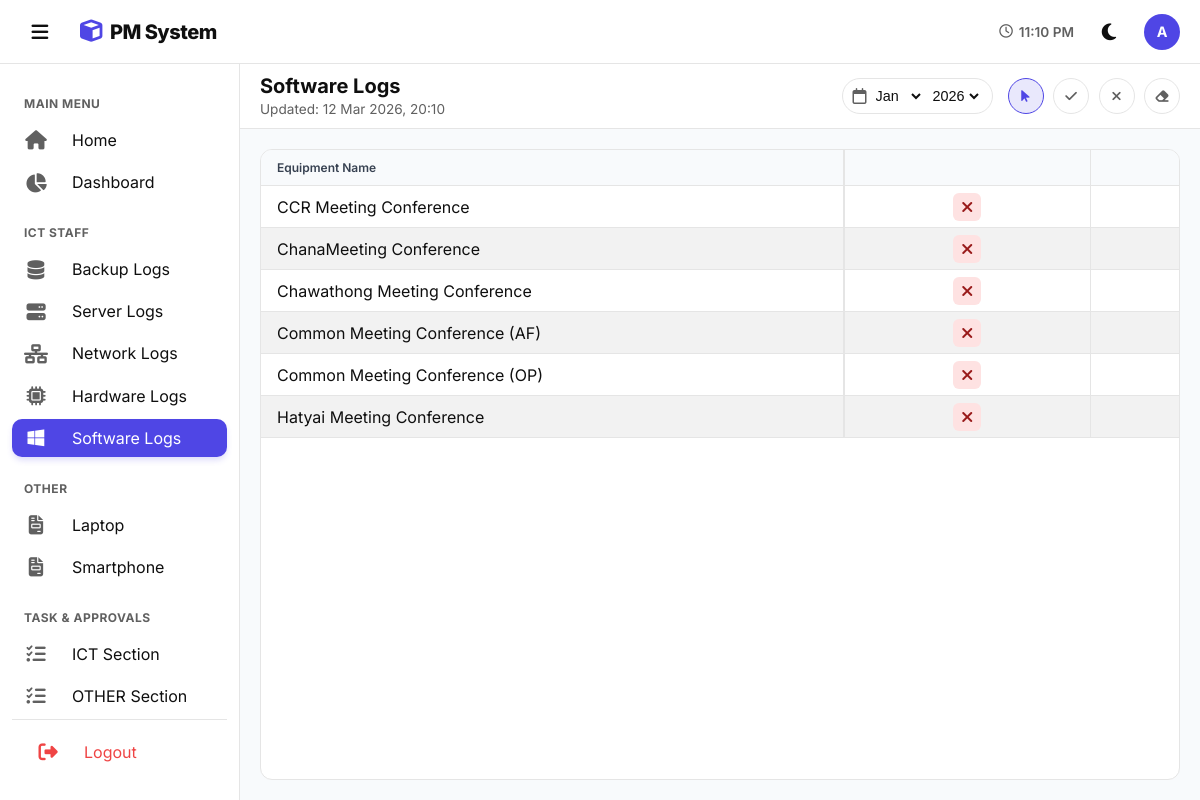
/Software_log/software.php?month=1&year=2026 (signed in), run on an earlier commit of the app's database.
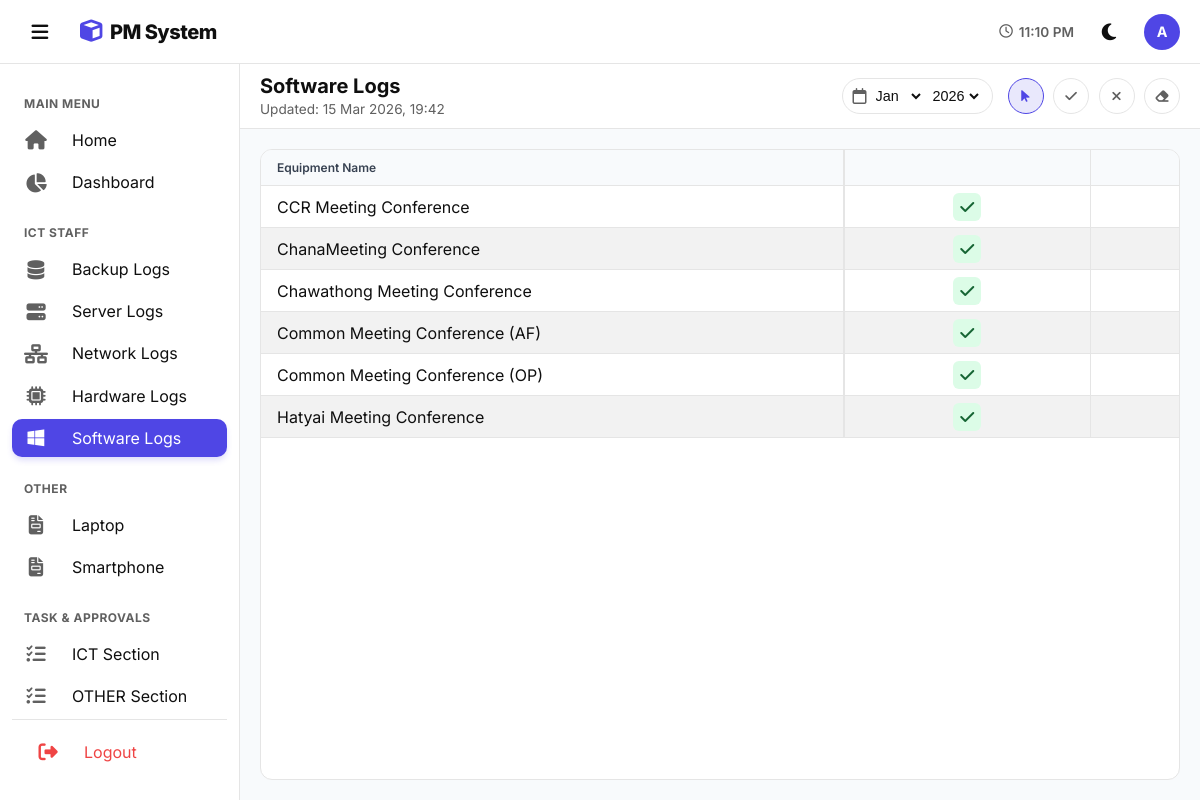
And on a later commit of the database.
### tables this page shows
CREATE TABLE `custom_pages` (
  `id` int(11) NOT NULL,
  `page_name` varchar(255) NOT NULL,
  `created_at` timestamp NOT NULL DEFAULT current_timestamp()
);

CREATE TABLE `software_logs` (
  `id` int(11) NOT NULL,
  `equipment_name` varchar(255) DEFAULT NULL,
  `month` int(11) DEFAULT NULL,
  `year` int(11) DEFAULT 2026,
  `task_8` tinyint(1) DEFAULT NULL COMMENT 'Review and Check application updates (6M)',
  `task_9` tinyint(1) DEFAULT NULL COMMENT 'Window Update (6M)',
  `last_updated` datetime DEFAULT NULL ON UPDATE current_timestamp(),
  `sub_by` varchar(100) DEFAULT NULL,
  `sub_at` datetime DEFAULT NULL,
  `sub_note` longtext DEFAULT NULL,
  `app_by` varchar(100) DEFAULT NULL,
  `app_at` datetime DEFAULT NULL,
  `app_comment` longtext DEFAULT NULL
);

### Software_log/software.php (the view, shortened to what this page needs)
<?php
$current_page = 'software';
$path = '../';
include '../db.php';
$TABLE_NAME = 'software_logs';
$PAGE_TITLE  = 'Software Logs';
$task_headers = [];
$q_task = $conn->query("SELECT * FROM master_tasks WHERE system_type='software' ORDER BY CAST(SUBSTRING(column_name, 6) AS UNSIGNED) ASC");
if ($q_task && $q_task->num_rows > 0) {
    while ($task_row = $q_task->fetch_assoc()) {
        $task_headers[$task_row['column_name']] = [
            'label' => $task_row['task_label'] . "<br><small>(" . $task_row['frequency'] . ")</small>",
            'freq'  => $task_row['frequency']
        ];
    }
} else {
    $task_headers['task_1'] = ['label' => 'Task 1<br><small>(Default)</small>', 'freq' => 'M'];
}
$cur_m = isset($_GET['month']) ? (int)$_GET['month'] : (int)date('m');
$cur_y = isset($_GET['year'])  ? (int)$_GET['year']  : (int)date('Y');
$years = range(2026, 2030);
$month_names = [1=>"Jan",2=>"Feb",3=>"Mar",4=>"Apr",5=>"May",6=>"June",7=>"Jul",8=>"Aug",9=>"Sep",10=>"Oct",11=>"Nov",12=>"Dec"];
$result = $conn->query("SELECT * FROM $TABLE_NAME WHERE month=$cur_m AND year=$cur_y ORDER BY equipment_name ASC");
$table_data  = [];
if ($res = $result) {
    while ($r = $res->fetch_assoc()) {
        $table_data[] = $r;
    }
}
$q_time = $conn->query("SELECT MAX(last_updated) as latest FROM $TABLE_NAME WHERE month=$cur_m AND year=$cur_y");
$r_time = $q_time->fetch_assoc();
$global_last_update = $r_time['latest'] ? date('d M Y, H:i', strtotime($r_time['latest'])) : '-';
?>
<!DOCTYPE html>
<html lang="en">
<head>
    <link rel="stylesheet" href="https://cdnjs.cloudflare.com/ajax/libs/font-awesome/6.4.0/css/all.min.css">
    <link rel="stylesheet" href="../css/layout.css">
    <link rel="stylesheet" href="../Software_log/css/software.css">
    <link rel="stylesheet" href="../css/theme.css">
</head>
<body>
    <?php include '../components/header_nav.php'; ?>
    <main class="main">
        <div class="controls-bar">
            <div class="page-head"><h1><?=$PAGE_TITLE?></h1><small>Updated: <span id="lastUpd"><?=$global_last_update?></span></small></div>
            <div class="filters">
                <form method="GET" class="picker">
                    <i class="fa-regular fa-calendar" style="color:var(--text-sub)"></i>
                    <select name="month" onchange="this.form.submit()"><?php foreach($month_names as $n=>$mn) echo "<option value='$n' ".($n==$cur_m?'selected':'').">$mn</option>"; ?></select>
                    <select name="year"  onchange="this.form.submit()"><?php foreach($years as $yr) echo "<option value='$yr' ".($yr==$cur_y?'selected':'').">$yr</option>"; ?></select>
                </form>
                <div class="actions">
                    <button class="active-view" onclick="setTool('safe',this)"><i class="fa-solid fa-arrow-pointer"></i></button>
                    <button onclick="setTool(1,this)"><i class="fa-solid fa-check"></i></button>
                    <button onclick="setTool(0,this)"><i class="fa-solid fa-xmark"></i></button>
                    <button onclick="setTool(null,this)"><i class="fa-solid fa-eraser"></i></button>
                </div>
            </div>
        </div>
        <div class="table-wrap">
            <div class="table-card">
                <div class="scroll-area" id="scrollBox">
                    <table id="tbl">
                        <thead>
                            <tr>
                                <th class="sticky-col">Equipment Name</th>
                                <?php foreach($task_headers as $k => $t):
                                    $is_due = false;
                                ?>
                                    <th class="<?=$is_due?'th-due':''?>" ondblclick="fillCol('<?=$k?>')" style="cursor:pointer; min-width:120px;"><?=$t['label']?></th>
                                <?php endforeach; ?>
                            </tr>
                        </thead>
                        <tbody>
                            <?php if(!empty($table_data)): foreach($table_data as $log):
                                $name = $log['equipment_name'];
                            ?>
                            <tr>
                                <td class="sticky-col"><?=$name?></td>
                                <?php foreach($task_headers as $k => $v):
                                    $val  = isset($log[$k]) ? $log[$k] : null;
                                    $cls  = ($val==='1'||$val===1) ? 'st-ok'  : (($val==='0'||$val===0) ? 'st-fail' : 'st-null');
                                    $icon = ($val==='1'||$val===1) ? '<i class="fa-solid fa-check"></i>' : (($val==='0'||$val===0) ? '<i class="fa-solid fa-xmark"></i>' : '');
                                    $dval = ($val === null) ? 'null' : $val;
                                ?>
                                    <td class="c-wrap" data-sys="<?=$name?>" data-col="<?=$k?>" data-val="<?=$dval?>"><div class="cell-btn <?=$cls?>"><?=$icon?></div></td>
                                <?php endforeach; ?>
                            </tr>
                            <?php endforeach; else: ?>
                            <tr><td colspan="<?=count($task_headers)+2?>" style="text-align:center;padding:30px;color:var(--text-sub)">ไม่พบข้อมูล</td></tr>
                            <?php endif; ?>
                        </tbody>
                    </table>
                </div>
            </div>
        </div>
    </main>
</body>
</html>

### components/header_nav.php (shortened to what this page needs)
<?php
$p = isset($path) ? $path : '../';
$current_page = isset($current_page) ? $current_page : '';
?>
<header class="header">
    <div class="header-left">
        <button class="menu-btn" id="toggleBtn" onclick="toggleSidebar()">
            <i class="fa-solid fa-bars"></i>
        </button>
        <div class="logo">
            <i class="fa-solid fa-cube"></i> PM System
        </div>
    </div>
    <div class="header-right" style="display:flex;align-items:center;gap:15px">
        <span style="font-size:0.85rem; font-weight:600; color:var(--text-sub); display:flex; align-items:center; gap:6px;">
            <i class="fa-regular fa-clock"></i> <span id="clock">--:--</span>
        </span>
        <button class="menu-btn" id="themeBtn" onclick="toggleTheme()">
        </button>
        <div style="width:36px; height:36px; background:var(--primary); border-radius:50%; color:white; display:flex; align-items:center; justify-content:center; font-weight:700; font-size:0.9rem;">
            <?=strtoupper(substr($_SESSION['username'] ?? 'U', 0, 1))?>
        </div>
    </div>
</header>
<nav class="sidebar" id="sidebar">
    <div class="nav">
        <div class="nav-title">Main Menu</div>
        <a href="<?=$p?>index.php" class="nav-link <?=($current_page=='home')?'active':''?>">
            <i class="fa-solid fa-house"></i> <span>Home</span>
        </a>
        <a href="<?=$p?>dashboard.php" class="nav-link <?=($current_page=='dashboard')?'active':''?>">
            <i class="fa-solid fa-chart-pie"></i> <span>Dashboard</span>
        </a>
        <div class="nav-title">ICT STAFF</div>
        <a href="<?=$p?>Backup_log/backup.php" class="nav-link <?=($current_page=='backup')?'active':''?>">
            <i class="fa-solid fa-database"></i> <span>Backup Logs</span>
        </a>
        <a href="<?=$p?>Server_log/server.php" class="nav-link <?=($current_page=='server')?'active':''?>">
            <i class="fa-solid fa-server"></i> <span>Server Logs</span>
        </a>
        <a href="<?=$p?>Network_log/network.php" class="nav-link <?=($current_page=='network')?'active':''?>">
            <i class="fa-solid fa-network-wired"></i> <span>Network Logs</span>
        </a>
        <a href="<?=$p?>Hardware_log/hardware.php" class="nav-link <?=($current_page=='hardware')?'active':''?>">
            <i class="fa-solid fa-microchip"></i> <span>Hardware Logs</span>
        </a>
        <a href="<?=$p?>Software_log/software.php" class="nav-link <?=($current_page=='software')?'active':''?>">
            <i class="fa-brands fa-windows"></i> <span>Software Logs</span>
        </a>
        <div class="nav-title">OTHER</div>
        <?php
        $nav_pages = $conn->query("SELECT * FROM custom_pages ORDER BY id ASC");
        $is_on_custom_view = (basename($_SERVER['PHP_SELF']) == 'custom_page_view.php');
        while($np = $nav_pages->fetch_assoc()):
            $is_active = ($is_on_custom_view && isset($_GET['id']) && $_GET['id'] == $np['id']) ? 'active' : '';
        ?>
        <a href="<?=$p?>Custom_page/custom_page_view.php?id=<?=$np['id']?>" class="nav-link <?=$is_active?>">
            <i class="fa-solid fa-file-invoice"></i> <span><?=$np['page_name']?></span>
        </a>
        <?php endwhile; ?>
        <div class="nav-title">Task & Approvals</div>
        <a href="<?=$p?>Workflow/workflow_mgmt.php" class="nav-link <?=($current_page=='workflow')?'active':''?>">
            <i class="fa-solid fa-tasks"></i> <span>ICT Section</span>
        </a>
        <a href="<?=$p?>Workflow/workflow_other.php" class="nav-link <?=($current_page=='workflow')?'active':''?>">
            <i class="fa-solid fa-tasks"></i> <span>OTHER Section</span>
        </a>
        <div class="nav-bottom">
            <a href="<?=$p?>login/logout.php" class="nav-link logout-link">
                <i class="fa-solid fa-right-from-bracket"></i>
                <span>Logout</span>
            </a>
        </div>
    </div>
</nav>

### css/layout.css (style rules this page uses)
:root { --primary: #4f46e5; --primary-soft: #4f46e520; --bg-body: #f1f5f9; --bg-card: #ffffff; --bg-side: #ffffff; --text-main: #0f172a; --text-sub: #64748b; --border: #e2e8f0; --hover: #f8fafc; --sb-w: 240px; --sb-w-mini: 72px; --header-h: 64px; --th-bg: #f2f2f2; --th-text: #374151; --h-row-1: 38px; --h-row-2: 32px; --zebra-bg: #f2f2f2; }
body { font-family: 'Inter', 'Prompt', sans-serif; background: var(--bg-body); color: var(--text-main); margin: 0; display: flex; height: 100vh; overflow: hidden; transition: background 0.3s, color 0.3s; }
* { box-sizing: border-box; outline: none; }
.sidebar { width: var(--sb-w); background: var(--bg-side); display: flex; flex-direction: column; position: fixed; top: 0; bottom: 0; left: 0; z-index: 500; padding-top: var(--header-h); transition: width 0.3s cubic-bezier(0.4, 0, 0.2, 1); border-right: 1px solid var(--border); }
.nav { padding: 12px; overflow-y: auto; flex: 1; display: flex; flex-direction: column; }
.nav-link { display: flex; align-items: center; padding: 10px 12px; height: 40px; color: var(--text-main); text-decoration: none; border-radius: 10px; margin-bottom: 4px; white-space: nowrap; overflow: hidden; transition: 0.2s; }
.nav-link.active { background: var(--primary); color: white; box-shadow: 0 4px 6px -1px rgba(79, 70, 229, 0.2); }
.nav-link.active i { color: white; }
.nav-link i { min-width: 24px; margin-right: 24px; text-align: center; font-size: 1.2rem; color: var(--text-sub); transition: 0.2s; }
.nav-title { font-size: 0.75rem; font-weight: 700; color: var(--text-sub); margin: 20px 12px 10px; text-transform: uppercase; letter-spacing: 0.5px; }
.nav-bottom { margin-top: auto; padding: 12px; border-top: 1px solid var(--border); }
.logout-link { color: #ef4444 !important; }
.logout-link i { color: #ef4444 !important; }
.header { position: fixed; top: 0; left: 0; right: 0; height: var(--header-h); background: var(--bg-side); display: flex; align-items: center; justify-content: space-between; padding: 0 20px; border-bottom: 1px solid var(--border); z-index: 600; }
.header-left { display: flex; align-items: center; gap: 20px; }
.main { margin-top: var(--header-h); margin-left: var(--sb-w); flex: 1; display: flex; flex-direction: column; transition: margin-left 0.3s cubic-bezier(0.4, 0, 0.2, 1); height: calc(100vh - var(--header-h)); overflow: hidden; min-width: 0; }
.menu-btn { background: none; border: none; font-size: 1.2rem; padding: 8px; border-radius: 50%; cursor: pointer; color: var(--text-main); width: 40px; height: 40px; display: flex; align-items: center; justify-content: center; transition: 0.2s; }
.logo { display: flex; align-items: center; gap: 8px; font-weight: 800; font-size: 1.25rem; letter-spacing: -0.5px; color: var(--text-main); }
.logo i { color: var(--primary); font-size: 1.4rem; }
html { scrollbar-width: thin; scrollbar-color: #cbd5e1 var(--bg-body); }
tbody tr:nth-child(even) td { background-color: var(--zebra-bg) !important; }
tbody tr:nth-child(even) td.sticky-col { background-color: var(--zebra-bg) !important; background-image: none !important; }
tbody tr:nth-child(odd) td { background-color: var(--bg-card) !important; }
tbody tr:nth-child(odd) td.sticky-col { background-color: var(--bg-card) !important; }

### css/theme.css (style rules this page uses)
:root { --primary: #4f46e5; --primary-light: #e0e7ff; --primary-soft: #4f46e520; --bg-body: #f8fafc; --bg-card: #ffffff; --text-main: #0f0f0f; --text-sub: #606060; --border: #e5e5e5; --hover: #f1f5f9; --th-bg: #f8fafc; --th-text: #374151; --input-bg: #ffffff; --row-hover-bg: #c7d2fe; --row-hover-text: #1e1b4b; }
body { font-family: 'Inter', 'Prompt', sans-serif; background-color: var(--bg-body); color: var(--text-main); transition: background-color 0.2s ease, color 0.2s ease; }

What changed in the data, as far as the page shows it:
changed software_logs "CCR Meeting Conference": task_8 0 → 1 (drawn)
changed software_logs "ChanaMeeting Conference": task_8 0 → 1 (drawn)
changed software_logs "Chawathong Meeting Conference": task_8 0 → 1 (drawn)
changed software_logs "Common Meeting Conference (AF)": task_8 0 → 1 (drawn)
changed software_logs "Common Meeting Conference (OP)": task_8 0 → 1 (drawn)
changed software_logs "Hatyai Meeting Conference": task_8 0 → 1 (drawn)
Also different on the page:
$global_last_update: "12 Mar 2026, 20:10" → "15 Mar 2026, 19:42"
